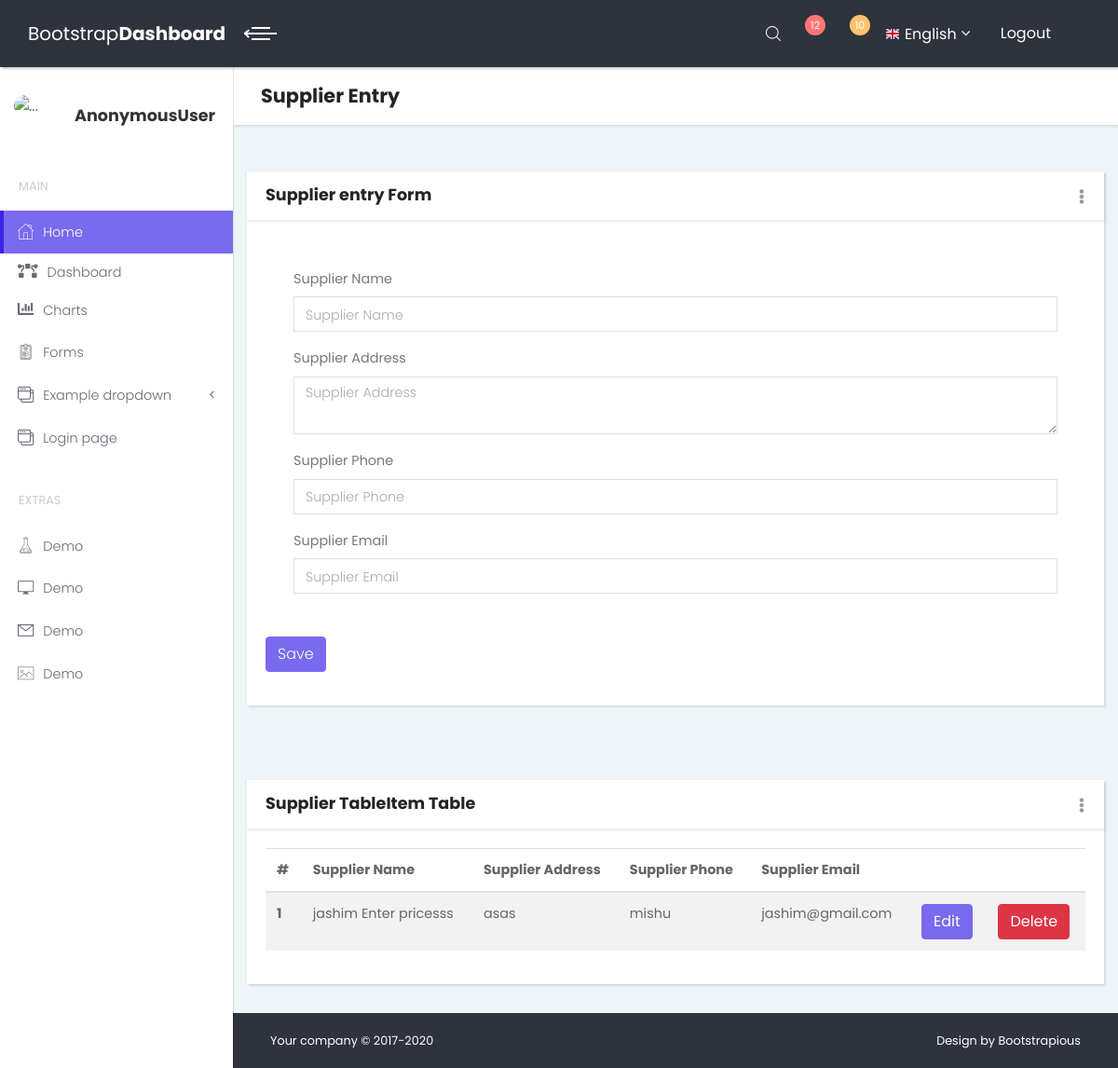
/supplier/entry/, run on the app's committed database.
### insurance/models.py (models this page shows)
class SupplierInfoM(models.Model):
    Suppliername=models.CharField(max_length=255,null=True,blank=True)
    Address=models.TextField(max_length=2000,null=True,blank=True)
    Phone=models.CharField(max_length=100,null=True,blank=True)
    Email=models.EmailField(max_length=100,null=True,blank=True)
    objects=models.Manager()

### insurance/views.py (the view)
# urls.py: path('supplier/entry/', views.suppliernameV,name='supplierentry'),
def suppliernameV(request):
    supplier=SupplierInfoM.objects.all()
    return render(request,'inventory/supplier.html',{'supplier':supplier})

### insurance/templates/inventory/supplier.html (shortened to what this page needs)
{%extends 'index.html'%}
{%block contant%}
<header class="page-header">
    <div class="container-fluid">
        <h2 class="no-margin-bottom">Supplier Entry</h2>
    </div>
</header>
<section class="dashboard-counts no-padding-bottom">
    <div class="col-lg-12">
        <div class="card">
            <div class="card-close">
                <div class="dropdown">
                    <button type="button" id="closeCard1" data-toggle="dropdown" aria-haspopup="true"
                            aria-expanded="false" class="dropdown-toggle"><i class="fa fa-ellipsis-v"></i></button>
                </div>
            </div>
            <div class="card-header d-flex align-items-center">
                <h3 class="h4">Supplier entry Form</h3>
            </div>
            <div class="card-body">
                <form action="{%url 'supplierentrysave'%}" method="post" enctype="multipart/form-data">
                    <div class="row">
                    <div class="form-group col-md-12">
                        <label class="form-control-label">Supplier Name</label>
                        <input type="text" placeholder="Supplier Name" class="form-control" name="suppliername">
                    </div>
                        <div class="form-group col-md-12">
                        <label class="form-control-label">Supplier Address</label>
                            <textarea  placeholder="Supplier Address" class="form-control" name="address"></textarea>
                    </div>
                        <div class="form-group col-md-12">
                        <label class="form-control-label">Supplier Phone</label>
                        <input type="text" placeholder="Supplier Phone" class="form-control" name="phone">
                    </div>
                        <div class="form-group col-md-12">
                        <label class="form-control-label">Supplier Email</label>
                        <input type="text" placeholder="Supplier Email" class="form-control" name="email">
                    </div>
                        </div>
                    <div class="form-group">
                        <input type="submit" value="Save" class="btn btn-primary">
                    </div>
                </form>
            </div>
        </div>
    </div>
</section>
<section class="dashboard-counts no-padding-bottom">
<div class="col-lg-12">
                  <div class="card">
                    <div class="card-close">
                      <div class="dropdown">
                        <button type="button" id="closeCard2" data-toggle="dropdown" aria-haspopup="true" aria-expanded="false" class="dropdown-toggle"><i class="fa fa-ellipsis-v"></i></button>
                      </div>
                    </div>
                    <div class="card-header d-flex align-items-center">
                      <h3 class="h4">Supplier Table</h3>
                      <h3 class="h4">Item Table</h3>
                    </div>
                    <div class="card-body">
                      <div class="table-responsive">
                        <table class="table table-striped">
                          <thead>
                            <tr>
                              <th>#</th>
                              <th>Supplier Name</th>
                              <th>Supplier Address</th>
                              <th>Supplier Phone</th>
                              <th>Supplier Email</th>
                              <th></th>
                              <th></th>
                            </tr>
                          </thead>
                          <tbody>
                            {%for x in supplier%}
                            <tr>
                              <th scope="row">{{forloop.counter}}</th>
                              <td>{{x.Suppliername}}</td>
                              <td>{{x.Address}}</td>
                              <td>{{x.Phone}}</td>
                              <td>{{x.Email}}</td>
                              <td><a href="{%url 'supplierentryedit' x.id%}" class="btn btn-primary">Edit</a></td>
                              <td><a href="{%url 'supplierentrydelete' x.id%}" class="btn btn-danger">Delete</a></td>
                          {%endfor%}
                          </tbody>
                        </table>
                      </div>
                    </div>
                  </div>
                </div>
</section>
{%endblock%}

### insurance/static/template/css/style.default.css (style rules this page uses)
body { overflow-x: hidden; }
section { padding: 50px 0; }
.container-fluid { padding: 0 30px; }
header.page-header { padding: 20px 0; }
table, .table { font-size: 0.9em; color: #666; }
.card-close { position: absolute; top: 15px; right: 15px; }
.card-close .dropdown-toggle { color: #999; background: none; border: none; }
.card-close .dropdown-toggle:after { display: none; }
.page-header { background: #fff; padding: 20px; -webkit-box-shadow: 2px 2px 2px rgba(0, 0, 0, 0.1); box-shadow: 2px 2px 2px rgba(0, 0, 0, 0.1); position: relative; z-index: 8; }
button, input { outline: none !important; }
.card { margin-bottom: 30px; -webkit-box-shadow: 2px 2px 2px rgba(0, 0, 0, 0.1), -1px 0 2px rgba(0, 0, 0, 0.05); box-shadow: 2px 2px 2px rgba(0, 0, 0, 0.1), -1px 0 2px rgba(0, 0, 0, 0.05); }
.card-header { -webkit-box-shadow: 2px 2px 2px rgba(0, 0, 0, 0.05); box-shadow: 2px 2px 2px rgba(0, 0, 0, 0.05); }
.card-header h1, .card-header h2, .card-header h3, .card-header h4, .card-header h5, .card-header h6 { margin-bottom: 0; }
.no-padding-bottom { padding-bottom: 0 !important; }
.no-margin-bottom { margin-bottom: 0 !important; }
section.dashboard-counts .row { padding: 30px 15px; margin: 0; }
.form-control { height: calc(2.25rem + 2px); border: 1px solid #dee2e6; border-radius: 0; padding: 0.375rem 0.75rem; }
textarea.form-control { height: auto; }
.form-control-label { font-size: .9rem; color: #777; }
button, input[type='submit'] { cursor: pointer; font-family: inherit; font-weight: 300 !important; }
.btn { font-weight: 400; border: 1px solid transparent; padding: 0.375rem 0.75rem; font-size: 1rem; line-height: 1.5; border-radius: 0.25rem; -webkit-transition: color 0.15s ease-in-out, background-color 0.15s ease-in-out, border-color 0.15s ease-in-out, -webkit-box-shadow 0.15s ease-in-out; transition: color 0.15s ease-in-out, background-color 0.15s ease-in-out, border-color 0.15s ease-in-out, -webkit-box-shadow 0.15s ease-in-out; transition: color 0.15s ease-in-out, background-color 0.15s ease-in-out, border-color 0.15s ease-in-out, box-shadow 0.15s ease-in-out; transition: color 0.15s ease-in-out, background-color 0.15s ease-in-out, border-color 0.15s ease-in-out, box-shadow 0.15s ease-in-out, -webkit-box-shadow 0.15s ease-in-out; }
.btn-primary { color: color-yiq(#796AEE); background-color: #796AEE; border-color: #796AEE; }
.btn-danger { color: color-yiq(#dc3545); background-color: #dc3545; border-color: #dc3545; }
body { font-family: "Poppins", sans-serif; font-size: 1rem; font-weight: 400; line-height: 1.5; color: #212529; background-color: #fff; }
a { color: #796AEE; text-decoration: none; }
h1, h2, h3, h4, h5, h6, .h1, .h2, .h3, .h4, .h5, .h6 { margin-bottom: 0.5rem; font-family: inherit; font-weight: 700; line-height: 1.1; color: inherit; }
h2, .h2 { font-size: 1.3rem; }
h3, .h3 { font-size: 1.2rem; }
h4, .h4 { font-size: 1.1rem; }
.card { background-color: #fff; border: 0 solid #eee; border-radius: 0; }
.card-body { padding: 1.25rem; }
.card-header { padding: 1rem 1.25rem; background-color: #fff; border-bottom: 1px solid #eee; }

### data on the page
SupplierInfoM: Suppliername "jashim Enter pricesss", Address "asas", Phone "mishu", Email "jashim@gmail.com"

### other printed values
{{ request.user }} "AnonymousUser"
